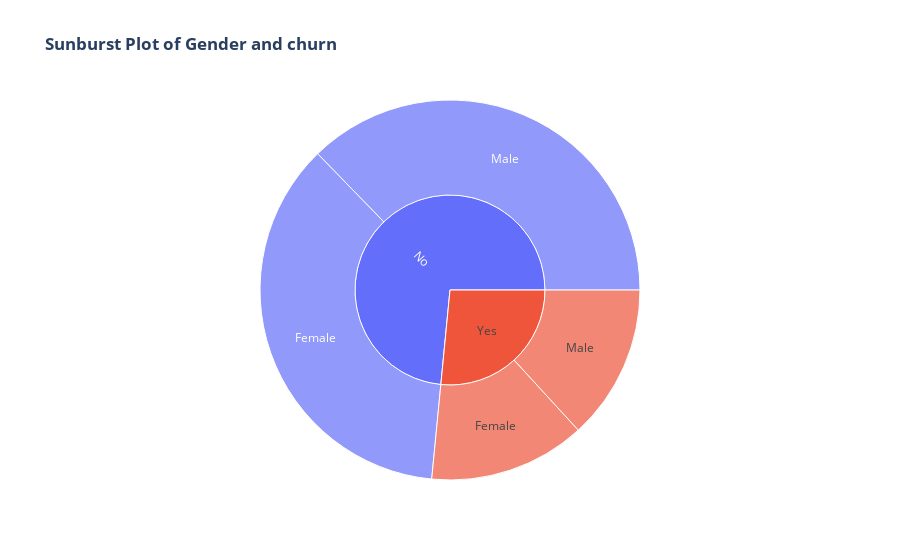

Write notebook code for a chart like this one.
### Code cell
fig = px.sunburst(data, path=['Churn', 'gender'], title='<b>Sunburst Plot of Gender and churn<b>')
iplot(fig)

### Figure 1 — Plotly figure (JSON) as saved in the notebook; plotly's stock layout.template omitted (floating-point values rounded to 4 significant figures)
{"data": [{"branchvalues": "total", "domain": {"x": [0, 1], "y": [0, 1]}, "hovertemplate": "labels=%{label}<br>count=%{value}<br>parent=%{parent}<br>id=%{id}<extra></extra>", "ids": ["No/Female", "Yes/Female", "No/Male", "Yes/Male", "No", "Yes"], "labels": ["Female", "Female", "Male", "Male", "No", "Yes"], "name": "", "parents": ["No", "Yes", "No", "Yes", "", ""], "values": [2549, 939, 2625, 930, 5174, 1869], "type": "sunburst"}], "layout": {"legend": {"tracegroupgap": 0}, "title": {"text": "<b>Sunburst Plot of Gender and churn<b>"}}}
